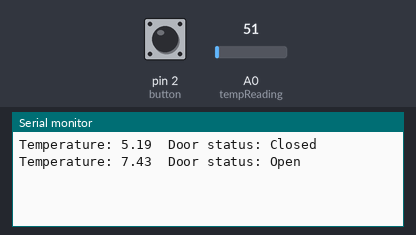
A sketch run on a simulated Arduino Uno, built with avr-gcc and run on an emulated ATmega328P. On the bench: the last lines printed to the serial monitor. Inputs (shaded band) come from the test bench; at power-on: A0 (tempReading) = 51, pin 2 (button) HIGH.

Above: at 5.8 s.
5.9 s: A0 (tempReading) set to 61
At 10.4 s:
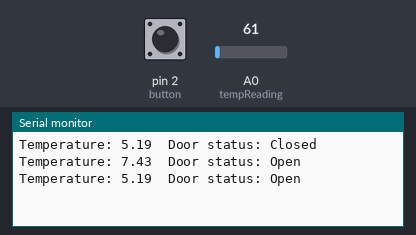
11.9 s: pin 2 (button) pulled LOW for 3 s
At 15.5 s:
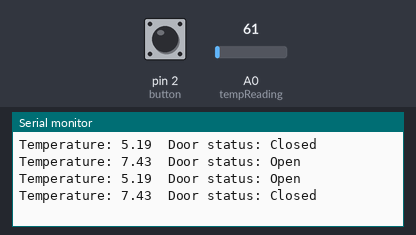

Measured:
- after the input at 5.9 s, the serial monitor: prints a new line after 4.1 s (image 1)
- after the input at 11.9 s, the serial monitor: prints a new line after 3.1 s (image 2)

The sketch:

TempReadProj.ino
```cpp
#include <Arduino.h>

/*
  This script is to simulate temperature data, it can be modified to
  display data on a 7 seg display and use a push button to alter the
  state of 'doorOpen'
*/

int tempReading = A0;
int button = 2;
int lastUpdate = 0;
volatile bool doorOpen = true;

int displayTemp[11][7] = {
  {1, 1, 1, 1, 1, 1, 0},
  {0, 1, 1, 0, 0, 0, 0},
  {1, 1, 0, 1, 1, 0, 1},
  {1, 1, 1, 1, 0, 0, 1},
  {0, 1, 1, 0, 0, 1, 1},
  {1, 0, 1, 1, 0, 1, 1},
  {0, 0, 1, 1, 1, 1, 1},
  {1, 1, 1, 0, 0, 0, 0},
  {1, 1, 1, 1, 1, 1, 1},
  {1, 1, 1, 1, 0, 1, 1},
  {0, 0, 0, 0, 0, 0, 0}};//7 seg display pins

struct tempData{
  float temp;
  bool doorStatus;
};

void stateChange(){
  doorOpen = !doorOpen;
}

void segDisplay(int num) {
  for (int i = 2; i <= 8; i++) {
    digitalWrite(i, displayTemp[num][i - 2]);
}}

void tempDisplay(float temp){
  int single = static_cast<int>(temp) % 10;
  int tenth = static_cast<int>(temp) / 10;

  switch(single){
    case 0: segDisplay(0); break;
    case 1: segDisplay(1); break;
    case 2: segDisplay(2); break;
    case 3: segDisplay(3); break;
    case 4: segDisplay(4); break;
    case 5: segDisplay(5); break;
    case 6: segDisplay(6); break;
    case 7: segDisplay(7); break;
    case 8: segDisplay(8); break;
    case 9: segDisplay(9); break;
  }
  switch(tenth){
    case 0: segDisplay(0); break;
    case 1: segDisplay(1); break;
    case 2: segDisplay(2); break;
    case 3: segDisplay(3); break;
    case 4: segDisplay(4); break;
    case 5: segDisplay(5); break;
    case 6: segDisplay(6); break;
    case 7: segDisplay(7); break;
    case 8: segDisplay(8); break;
    case 9: segDisplay(9); break;
  }
}


void setup() {
  Serial.begin(115200);
  pinMode(tempReading, INPUT);
  pinMode(button, INPUT_PULLUP);
  attachInterrupt(digitalPinToInterrupt(button),stateChange,FALLING);
}


void loop() {
  tempData temp_data;
  temp_data.doorStatus = doorOpen;
  temp_data.temp = analogRead(tempReading)*(5.0/1023.0)*100; //5 is what i am assuming v level to be, so will maybe change when debugging

  tempDisplay(temp_data.temp);
  if(millis()%10000 >= 5000){
    temp_data.temp = 7.43;
  }
  else{
    temp_data.temp = 5.1894;
  }
  Serial.print("Temperature: ");
  Serial.print(temp_data.temp, 2);
  Serial.print("\tDoor status: ");
  Serial.print(doorOpen ? "Open" : "Closed");
  Serial.println("\r\n");
  delay(5000);
}
```
